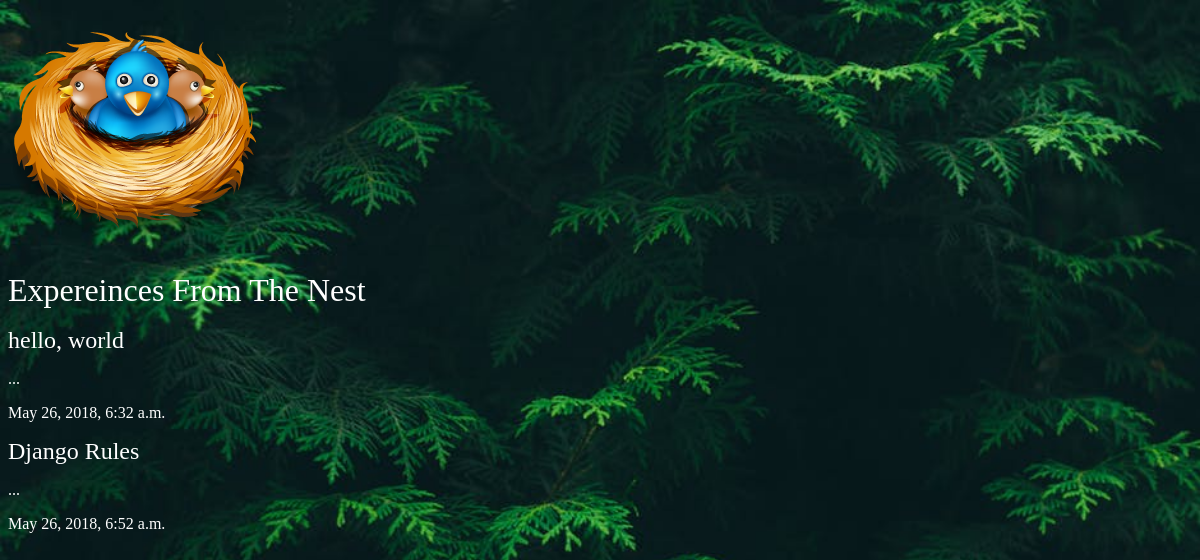
/articles/, run on an earlier commit of the app's database.
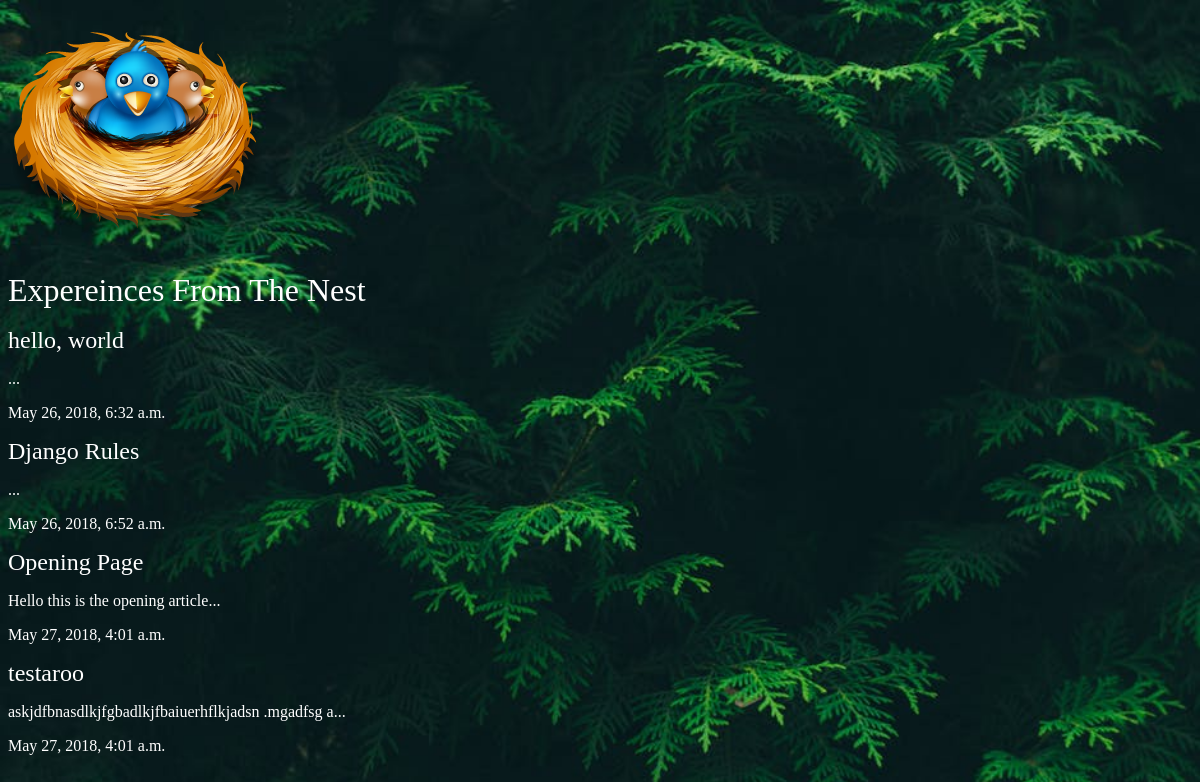
And on a later commit of the database.
### articles/models.py (models this page shows, shortened)
class Articles(models.Model):
    title = models.CharField(max_length=100)
    slug = models.SlugField()
    body = models.TextField()
    date = models.DateTimeField(auto_now_add=True)
    def snippet(self):
        return self.body[:50] + '...'

### articles/views.py (the view)
def article_list(request):
    articles = Articles.objects.all().order_by('date')
    return render(request, 'articles/article_list.html', {'articles': articles})

### articles/templates/articles/article_list.html
{% extends 'base_layout.html' %}
{% block content %}
    <h1>Expereinces From The Nest</h1>
    <br>
    <div class="articles">
      {% for article in articles %}
        <div class="article">
          <h2><a href="{% url 'articles:detail' slug=article.slug %}">{{article.title}} </a></h2>
          <p>{{article.snippet}}</p>
          <p>{{article.date}}</p>
        </div>
      {% endfor %}
  </div>
{% endblock %}

### templates/base_layout.html (shortened to what this page needs)
{% load static from staticfiles %}
<!DOCTYPE html>
<html lang="en">
<head>
  <link rel="stylesheet" href="{% static 'styles.css' %}">
</head>
<body>
<div class="wrapper">
  <h1><a href="{% url 'articles:list' %}"><img src="{% static 'theNest.png' %}"/></a></h1>
  {% block content %}
  {% endblock %}
    </div>
  </body>
</html>

### assets/styles.css (style rules this page uses)
body { background-color: #0f121f; background-image: url(/static/nestTree.jpeg); background-size: 100%; background-repeat-y: no-repeat; color: #fff; }
body * { font-family: Ubuntu; }
h1, h2, h3, h4, h5 { font-weight: normal; margin: 0; }
a, a:hover, a:visited { color: #fff; text-decoration: none; }

What changed in the data, as far as the page shows it:
added Articles: title "Opening Page", snippet "Hello this is the opening article...", date "May 27, 2018, 4:01 a.m."
added Articles: title "testaroo", snippet "askjdfbnasdlkjfgbadlkjfbaiuerhflkjadsn .mgadfsg a...", date "May 27, 2018, 4:01 a.m."
